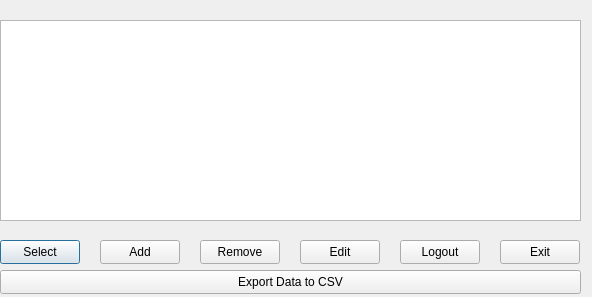
<?xml version="1.0" encoding="UTF-8"?>
<ui version="4.0">
 <class>ProfileDialog</class>
 <widget class="QDialog" name="ProfileDialog">
  <property name="geometry">
   <rect>
    <x>0</x>
    <y>0</y>
    <width>592</width>
    <height>297</height>
   </rect>
  </property>
  <property name="windowTitle">
   <string>Select Profile</string>
  </property>
  <widget class="QListWidget" name="listProfiles">
   <property name="geometry">
    <rect>
     <x>0</x>
     <y>20</y>
     <width>581</width>
     <height>201</height>
    </rect>
   </property>
  </widget>
  <widget class="QPushButton" name="buttonSelect">
   <property name="geometry">
    <rect>
     <x>0</x>
     <y>240</y>
     <width>80</width>
     <height>24</height>
    </rect>
   </property>
   <property name="text">
    <string>Select</string>
   </property>
  </widget>
  <widget class="QPushButton" name="buttonAdd">
   <property name="geometry">
    <rect>
     <x>100</x>
     <y>240</y>
     <width>80</width>
     <height>24</height>
    </rect>
   </property>
   <property name="text">
    <string>Add</string>
   </property>
  </widget>
  <widget class="QPushButton" name="buttonRemove">
   <property name="geometry">
    <rect>
     <x>200</x>
     <y>240</y>
     <width>80</width>
     <height>24</height>
    </rect>
   </property>
   <property name="text">
    <string>Remove</string>
   </property>
  </widget>
  <widget class="QPushButton" name="buttonCancel">
   <property name="geometry">
    <rect>
     <x>500</x>
     <y>240</y>
     <width>80</width>
     <height>24</height>
    </rect>
   </property>
   <property name="text">
    <string>Exit</string>
   </property>
  </widget>
  <widget class="QPushButton" name="buttonEdit">
   <property name="geometry">
    <rect>
     <x>300</x>
     <y>240</y>
     <width>80</width>
     <height>24</height>
    </rect>
   </property>
   <property name="text">
    <string>Edit</string>
   </property>
  </widget>
  <widget class="QPushButton" name="buttonExport">
   <property name="geometry">
    <rect>
     <x>0</x>
     <y>270</y>
     <width>581</width>
     <height>24</height>
    </rect>
   </property>
   <property name="text">
    <string>Export Data to CSV</string>
   </property>
  </widget>
  <widget class="QPushButton" name="logoutButton">
   <property name="geometry">
    <rect>
     <x>400</x>
     <y>240</y>
     <width>80</width>
     <height>24</height>
    </rect>
   </property>
   <property name="text">
    <string>Logout</string>
   </property>
  </widget>
 </widget>
 <resources/>
 <connections/>
</ui>
